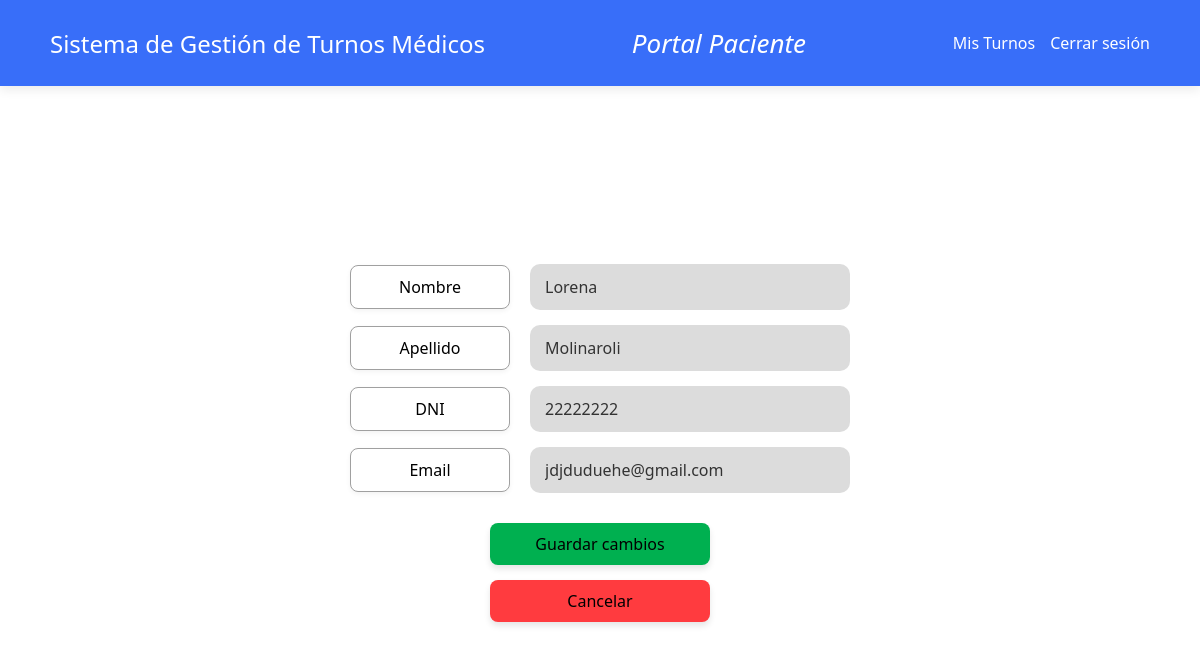
The page /editar-paciente/ (signed in) on the database its author committed.
### turnos/models.py (models this page shows, shortened)
class Paciente(models.Model):
    nombre = models.CharField(max_length=100)
    apellido = models.CharField(max_length=100)
    dni = models.CharField(max_length=20, unique=True)
    email = models.EmailField(unique=True)
    contrasena = models.CharField(max_length=255) # Para guardar la clave encriptada

### turnos/views.py (the view, shortened to what this page needs)
# urls.py: path('editar-paciente/', views.editar_paciente, name='editar_paciente'),
def editar_paciente(request):
    paciente_id = request.session.get('paciente_id')
    if not paciente_id:
        return redirect('ingreso_paciente')
    paciente = Paciente.objects.get(id=paciente_id)
    return render(request, 'turnos/editar_paciente.html', {'paciente': paciente})

### turnos/templates/turnos/editar_paciente.html (shortened to what this page needs)
<!DOCTYPE html>
<html lang="es">
<head>
</head>
<body>
    <header>
        <div class="logo-titulo">Sistema de Gestión de Turnos Médicos</div>
        <div class="subtitulo-portal">Portal Paciente</div>
        <div style="display: flex; gap: 15px;">
            <a href="{% url 'lista_turnos' %}" style="color: white; text-decoration: none; font-size: 16px;">Mis Turnos</a>
            <a href="{% url 'cerrar_sesion' %}" style="color: white; text-decoration: none; font-size: 16px;">Cerrar sesión</a>
        </div>
    </header>
    <div class="contenedor-formulario">
        <form action="{% url 'editar_paciente' %}" method="POST">
            <div class="fila-campo">
                <div class="etiqueta-caja">Nombre</div>
                <input type="text" name="nombre" value="{{ paciente.nombre }}" class="caja-entrada" required>
            </div>
            <div class="fila-campo">
                <div class="etiqueta-caja">Apellido</div>
                <input type="text" name="apellido" value="{{ paciente.apellido }}" class="caja-entrada" required>
            </div>
            <div class="fila-campo">
                <div class="etiqueta-caja">DNI</div>
                <input type="text" value="{{ paciente.dni }}" class="caja-entrada" disabled>
            </div>
            <div class="fila-campo">
                <div class="etiqueta-caja">Email</div>
                <input type="email" name="email" value="{{ paciente.email }}" class="caja-entrada" required>
            </div>
            <button type="submit" class="btn-accion btn-guardar">Guardar cambios</button>
            <a href="{% url 'lista_turnos' %}" class="btn-accion btn-cancelar">Cancelar</a>
        </form>
    </div>
</body>
</html>

### turnos/templates/turnos/editar_paciente.html (style rules this page uses)
* { margin: 0; padding: 0; box-sizing: border-box; font-family: 'Segoe UI', Tahoma, Geneva, Verdana, sans-serif; }
body { background-color: #FFFFFF; height: 100vh; display: flex; flex-direction: column; overflow-x: hidden; }
header { background-color: #386EF9; width: 100%; padding: 25px 50px; display: flex; justify-content: space-between; align-items: center; box-shadow: 0 4px 10px rgba(0, 0, 0, 0.08); }
.logo-titulo { font-size: 24px; font-weight: 500; color: #FFFFFF; }
.subtitulo-portal { font-size: 26px; font-style: italic; font-weight: 500; color: #FFFFFF; }
.contenedor-formulario { flex: 1; display: flex; flex-direction: column; justify-content: center; align-items: center; padding: 40px 0; }
form { display: flex; flex-direction: column; align-items: center; gap: 15px; width: 100%; max-width: 500px; }
.fila-campo { display: flex; align-items: center; width: 100%; gap: 20px; }
.etiqueta-caja { background-color: #FFFFFF; border: 1px solid #A0A0A0; color: #000000; padding: 10px 15px; border-radius: 8px; font-size: 16px; width: 160px; text-align: center; box-shadow: 0 2px 5px rgba(0,0,0,0.05); }
.caja-entrada { background-color: #DCDCDC; border: none; padding: 12px 15px; border-radius: 10px; font-size: 16px; flex: 1; outline: none; color: #333333; }
.btn-accion { border: none; font-size: 16px; font-weight: 500; padding: 10px 0; border-radius: 8px; width: 220px; cursor: pointer; text-align: center; text-decoration: none; color: #000000; box-shadow: 0 4px 6px rgba(0,0,0,0.1); transition: transform 0.1s ease, filter 0.2s ease; }
.btn-guardar { background-color: #00B050; margin-top: 15px; }
.btn-cancelar { background-color: #FF3B3F; }

### rows shown on the page
Paciente: nombre "Lorena", apellido "Molinaroli", dni "22222222", email "jdjduduehe@gmail.com"
